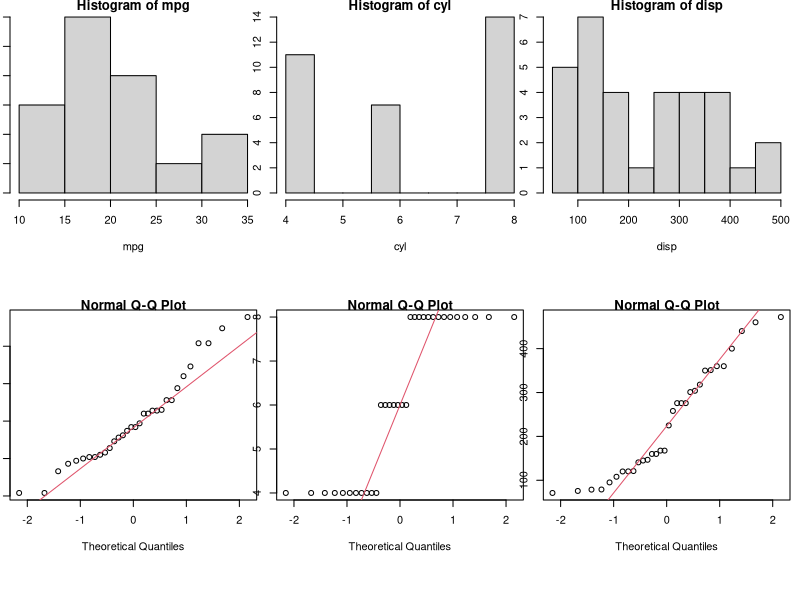
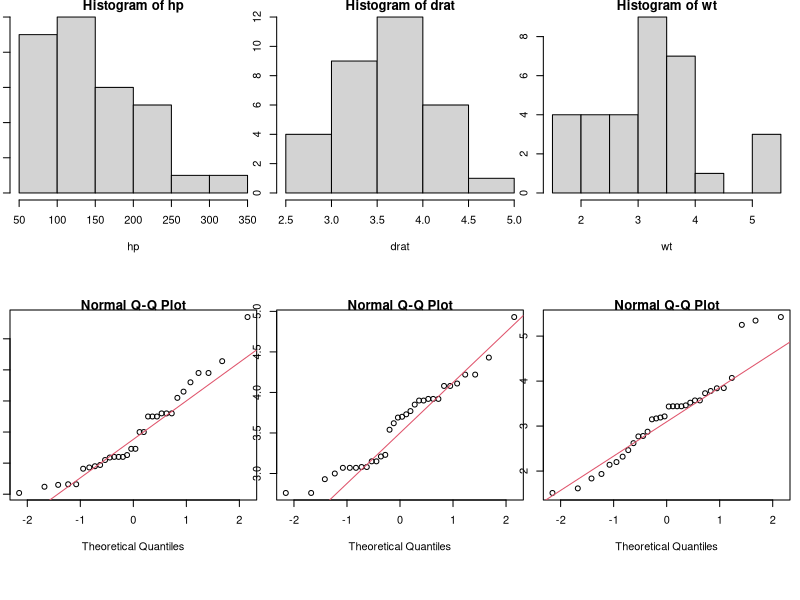
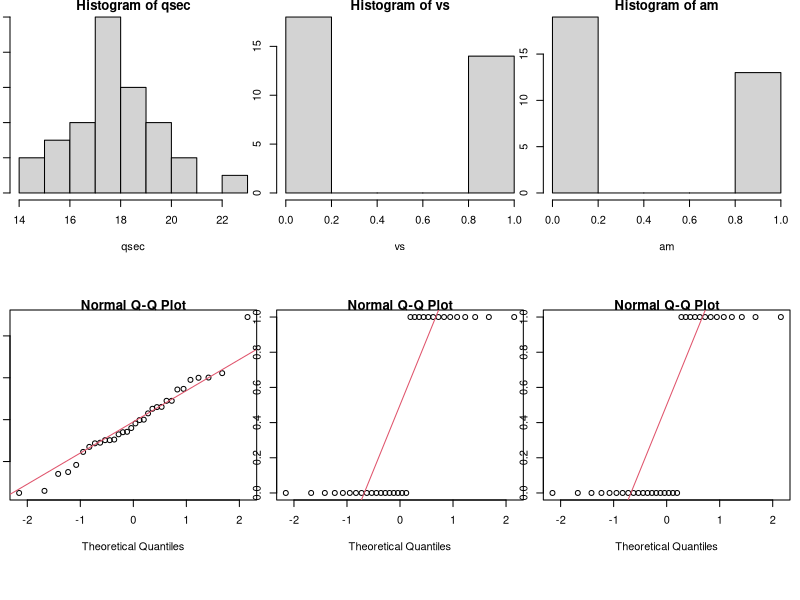
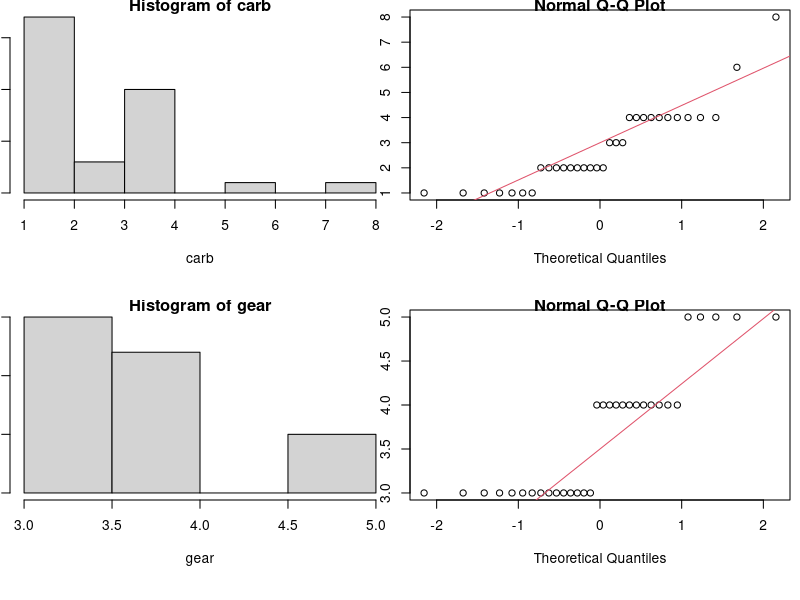
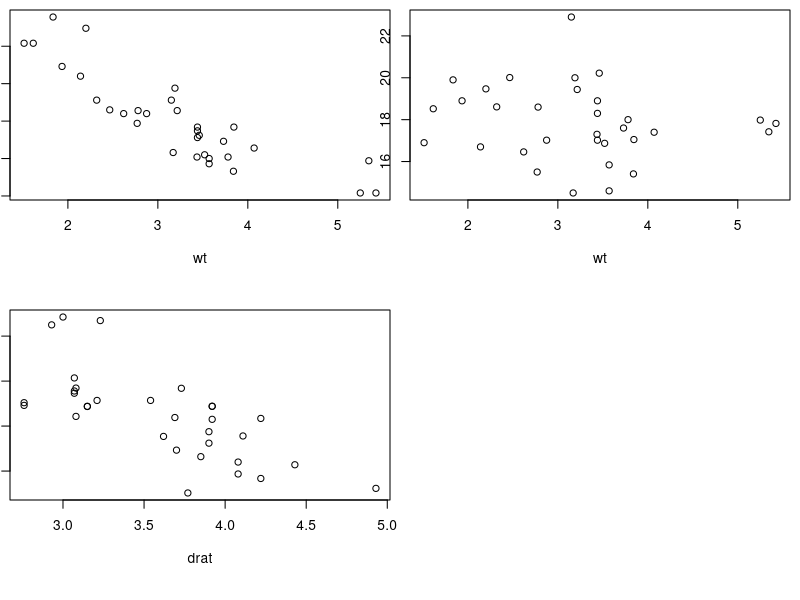

Source code (R) for these figures, in order:
## ---- chunk 1
library(datasets)
data(mtcars)
## ---- chunk 2
head(mtcars)
summary(mtcars)
str(mtcars)
## ---- chunk 3
par(mar=c(1,1,1,1)+0)

attach(mtcars)
par(mfrow=c(2,3), mai = c(1, 0.1, 0.1, 0.1))
hist(mpg)
hist(cyl)
hist(disp)
qqnorm(mpg); qqline(mpg, col = 2)
qqnorm(cyl); qqline(cyl, col = 2)
qqnorm(disp); qqline(disp, col = 2)
shapiro.test(mpg)
shapiro.test(cyl)
shapiro.test(disp)
par(mfrow=c(2,3))
hist(hp)
hist(drat)
hist(wt)
qqnorm(hp); qqline(hp, col = 2)
qqnorm(drat); qqline(drat, col = 2)
qqnorm(wt); qqline(wt, col = 2)
shapiro.test(hp)
shapiro.test(drat)
shapiro.test(wt)
par(mfrow=c(2,3), mai = c(1, 0.1, 0.1, 0.1))
hist(qsec)
hist(vs)
hist(am)
qqnorm(qsec); qqline(qsec, col = 2)
qqnorm(vs); qqline(vs, col = 2)
qqnorm(am); qqline(am, col = 2)
shapiro.test(qsec)
shapiro.test(vs)
shapiro.test(am)
par(mfrow=c(2,2))
hist(carb)
qqnorm(carb);qqline(carb,col=2)
hist(gear)
qqnorm(gear); qqline(gear, col = 2)
shapiro.test(carb)
shapiro.test(gear)
## ---- chunk 4
attach(mtcars)
par(mfrow=c(2,2), mai = c(1, 0.1, 0.1, 0.1))
plot(wt,mpg)
plot(wt,qsec)
plot(drat,wt)
